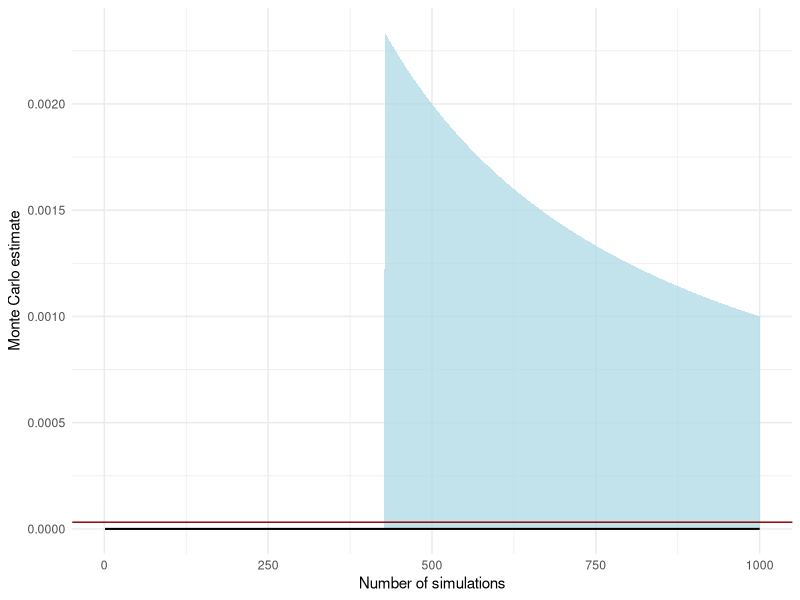
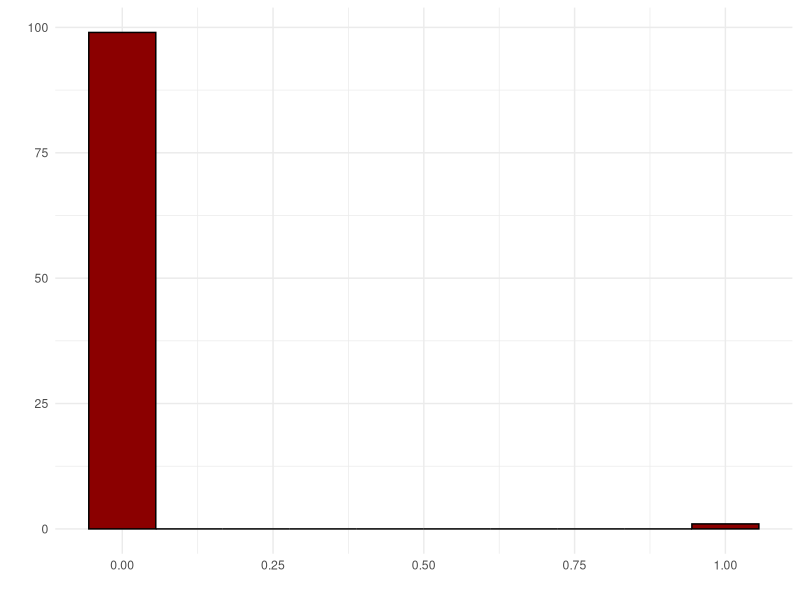
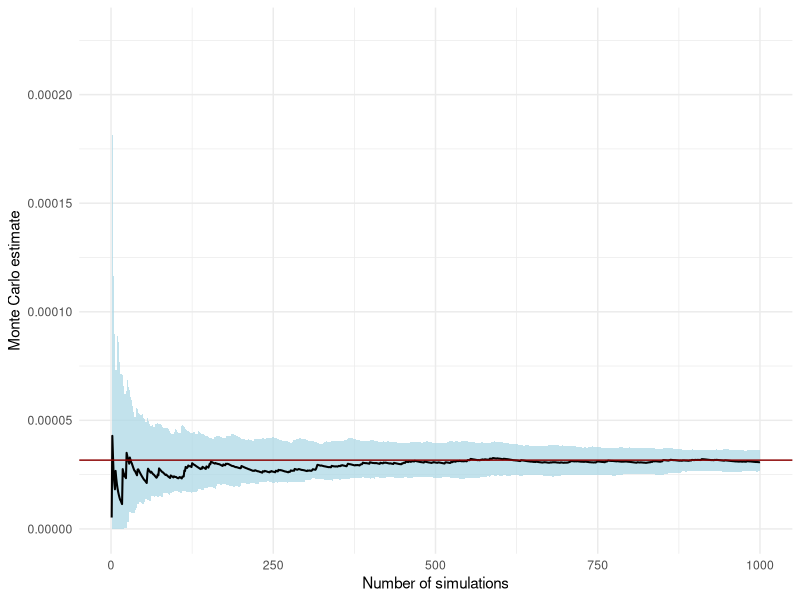
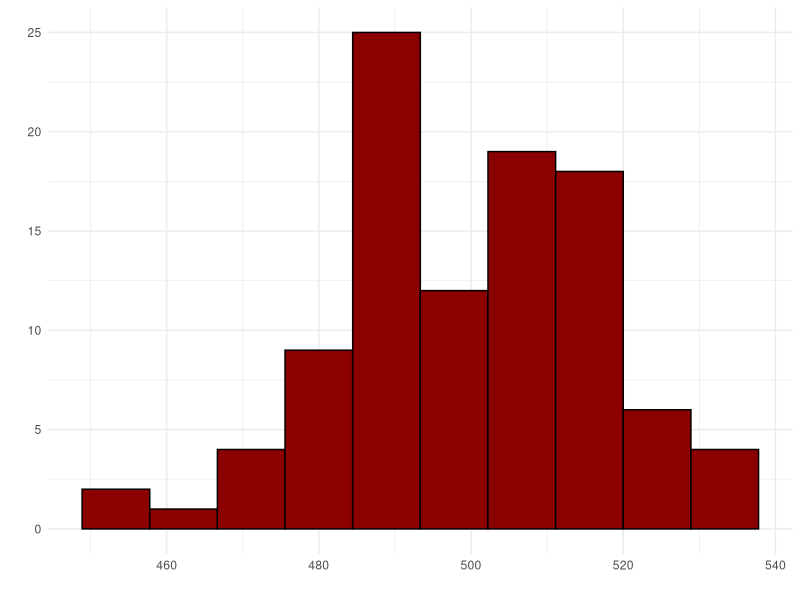
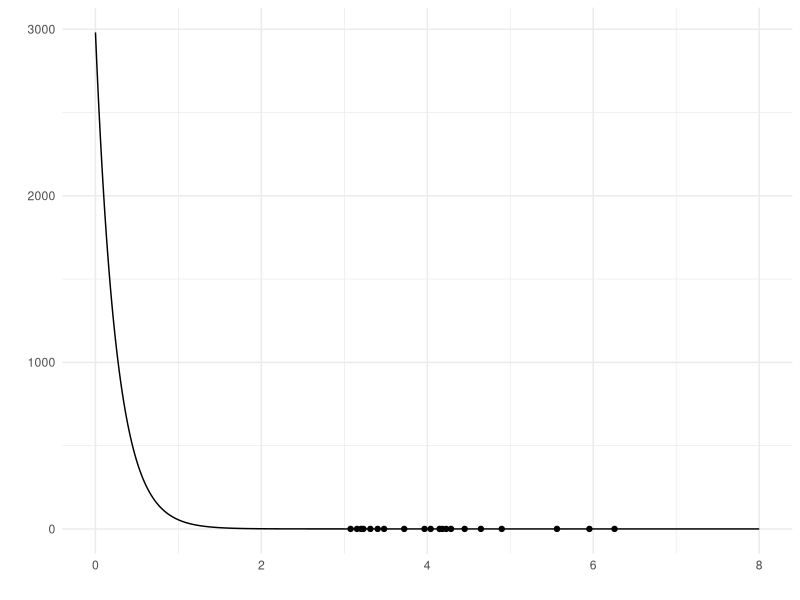

Write R code to recreate these figures, in order.
##########################################################
# Rare event simulation                    
# Author: Jose Antonio Perusquia Cortes
# Afil: Facultad de Ciencias - UNAM
# Module: Stochastic Simulation 
##########################################################

##########################################################
# Libraries 
library(ggplot2)      # Version 4.0.2
library(ggthemes)     # Version 5.2.0
library(dplyr)        # Version 1.2.0
##########################################################

##########################################################
# Objective: P(X >= a) for X ~ N(0, 1)
# Exact probability is approximately 0.00003167
set.seed(314)
a = 4
theta = pnorm(a,lower.tail = F)

# We consider m independent Monte Carlo experiments
# each one of size n
m = 100
n = 1000
sims_MC = matrix(rnorm(m*n),nrow=m,ncol=n,byrow=T)

# We count the number of Cauchy draws that are in the
# objective region and create the matrix of point 
# estimates
flag_MC = sims_MC>=a
theta_MC = t(apply(flag_MC,1,cummean))

# Point estimate (the first row) and empirical range
df_theta_MC = data.frame(
  n = 1:n,
  estimate = theta_MC[1, ],
  lower = apply(theta_MC, 2, min),
  upper = apply(theta_MC, 2, max)
)

ggplot(df_theta_MC, aes(x = n)) +
  geom_ribbon(
    aes(ymin = lower, ymax = upper),
    fill = "lightblue",
    alpha = 0.75
  ) +
  geom_line(
    aes(y = estimate),
    linewidth = 0.7
  ) +
  geom_hline(
    yintercept = theta,
    col = "darkred"
  ) +
  theme_minimal() +
  labs(
    x = "Number of simulations",
    y = "Monte Carlo estimate"
  )

# We can analyse the number of draws that actually
# contribute to the Monte Carlo point estimate
in_region_MC = apply(flag_MC,1,sum)
df_in_region_MC = data.frame(
  x = in_region_MC
)

# We have a binomial distribution of parameters
# n and theta, which gives a mean of 0.03167124
ggplot(data=df_in_region_MC,aes(x))+
  geom_histogram(bins=10,col='black',fill='darkred')+
  labs(x='',y='')+
  theme_minimal()
##########################################################

##########################################################
# Monte Carlo estimate using importance sampling using
# as proposal Cauchy(2,1)
sims_IS = matrix(rnorm(n*m,mean = 4),nrow=m,
                 ncol=n,byrow=T)

# We count the number of Cauchy draws that are in the
# objective region and create the matrix of point 
# estimates
flag_IS = sims_IS>=a
theta_IS = matrix(nrow=m,ncol=n)
for(i in 1:m){
  weight = exp(-4*sims_IS[i,]+8)
  theta_IS[i,]= cumsum(flag_IS[i,]*weight)/(1:n)
}

# Point estimate and empirical range
df_theta_IS = data.frame(
  n = 1:n,
  estimate = theta_IS[1, ],
  lower = apply(theta_IS, 2, min),
  upper = apply(theta_IS, 2, max)
)

ggplot(df_theta_IS, aes(x = n)) +
  geom_ribbon(
    aes(ymin = lower, ymax = upper),
    fill = "lightblue",
    alpha = 0.75
  ) +
  geom_line(
    aes(y = estimate),
    linewidth = 0.7
  ) +
  geom_hline(
    yintercept = theta,
    col = "darkred"
  ) +
  theme_minimal() +
  labs(
    x = "Number of simulations",
    y = "Monte Carlo estimate"
  )

# In region values of the proposal distribution
in_region_IS = apply(flag_IS,1,sum)
df_in_region_IS = data.frame(
  x = in_region_IS
)

# We have a binomial distribution of parameters
# n and 0.5, which gives a mean of 500
ggplot(data=df_in_region_IS,aes(x))+
  geom_histogram(bins=10,col='black',fill='darkred')+
  labs(x='',y='')+
  theme_minimal()

# Plot of 20 weights
X=seq(0,8,by=.01)
W=exp(-4*X + 8)
df_w=data.frame(X,W)

X=rep(0,20)
Y=sort(rnorm(20,4))
W_y=exp(-4*Y + 8)
df_y=data.frame(X,Y,W_y)

ggplot(data=df_w,aes(x=X,y=W))+
  geom_line()+
  geom_point(data=df_y,aes(x=Y,y=W_y))+
  geom_segment(data=df_y,aes(x=Y,xend=Y,y=X,yend=W_y))+
  theme_minimal()+
  labs(x='',y='')
##########################################################
